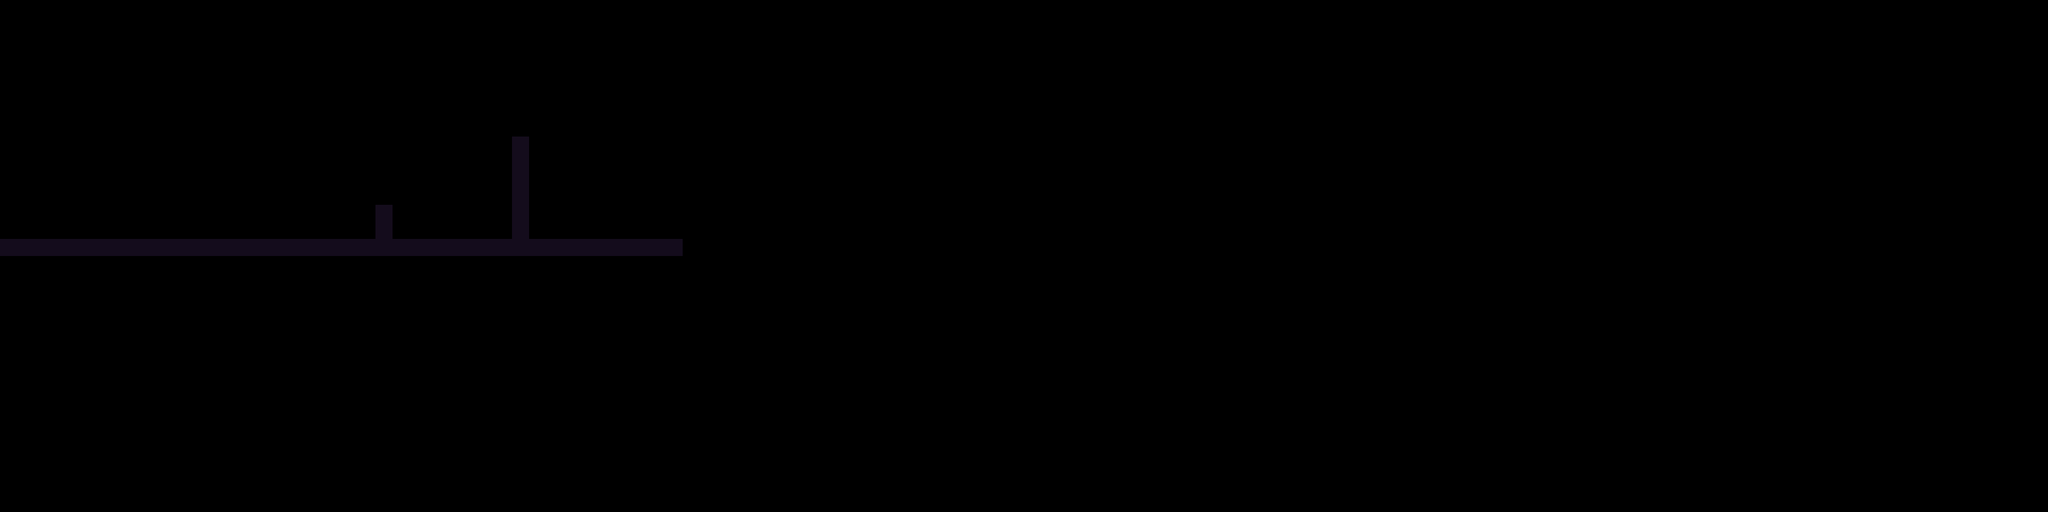

Rendered tile map (Tiled .tmx) drawn with the repository's tilesets; below, a short description and the map source with its tile grids summarised:
An orthogonal 120x30 tile map with 32x32 px tiles, 1 tile layer (Слой тайлов 1) and 4 objects (3x solid, Player1).

<map version="1.0" orientation="orthogonal" width="120" height="30" tilewidth="32" tileheight="32">
 <tileset firstgid="1" name="platformertiles" tilewidth="32" tileheight="32">
  <image source="images/platformertiles.png" width="256" height="96" />
 </tileset>
 <layer name="Слой тайлов 1" width="120" height="30">
  <data>[3600 cells, 48 non-empty, 1 distinct tile ids]</data>
 </layer>
 <objectgroup name="Слой объектов 1" width="120" height="30">
  <object name="solid" x="705" y="386" width="30" height="59" />
  <object name="solid" x="960" y="258" width="31" height="190" />
  <object name="solid" x="2" y="450" width="1272" height="30" />
  <object name="Player1" x="480" y="395" width="53" height="49" />
 </objectgroup>
</map>
